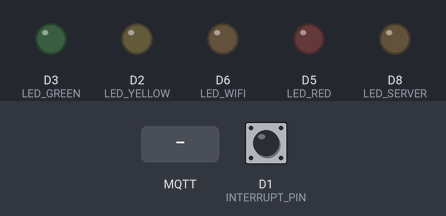
A sketch run on a simulated ESP8266 (NodeMCU). Parts: output pins drawn as LEDs (lit = HIGH). Dashed ring = blinking. Inputs (shaded band) come from the test bench; at power-on: D1 (INTERRUPT_PIN) LOW. WiFi joins after 1.5 s; servers stay silent unless stated; no MQTT or app messages arrive unless stated.

Above: at 1.3 s.
2.8 s: MQTT message "broker/connection3" arrives on the first subscribed topic
At 3.31 s:
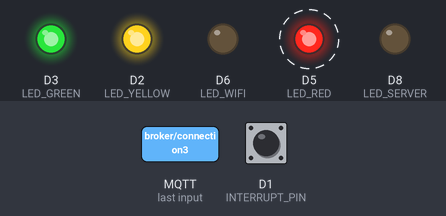
5.8 s: MQTT message "1" arrives on the first subscribed topic
At 6.81 s:
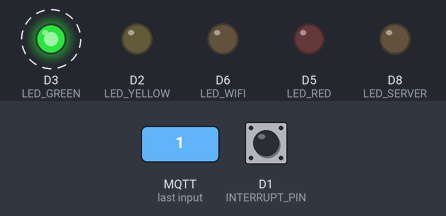
8.8 s: MQTT message "broker/calibration3" arrives on the first subscribed topic
At 9.8 s:
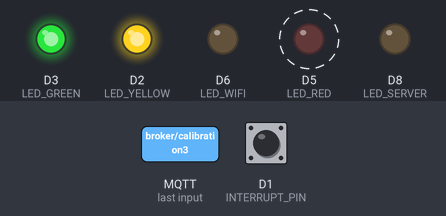
Timing chart, 0 to 17.8 s (numbered marks = the images above; inputs shaded):
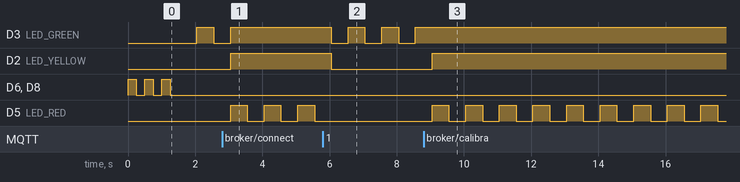

Measured:
- after the input at 2.8 s, D3 (LED_GREEN): goes on until 3.1 s, then stays HIGH; D2 (LED_YELLOW): LOW → HIGH after 0.25 s; D5 (LED_RED): alternates HIGH for 0.50 s and LOW for 0.50 s, starting after 0.25 s
- after the input at 5.8 s, D3 (LED_GREEN): alternates HIGH for 0.50 s and LOW for 0.50 s, starting after 0.25 s; D2 (LED_YELLOW): HIGH → LOW after 0.25 s; D5 (LED_RED): stops changing and stays LOW
- after the input at 8.8 s, D3 (LED_GREEN): stops changing and stays HIGH; D2 (LED_YELLOW): LOW → HIGH after 0.25 s; D5 (LED_RED): alternates HIGH for 0.50 s and LOW for 0.50 s, starting after 0.25 s

The sketch:

zone3.ino
```cpp
#include <ESP8266WiFi.h>
#include <MQTT.h>
#include <Wire.h>
#include <Ticker.h>
#include "MQ135.h"

#define ANALOGPIN A0
#define LED_WIFI D6
#define LED_SERVER D8
#define LED_GREEN D3
#define LED_YELLOW D2
#define LED_RED D5
#define INTERRUPT_PIN D1

//const char ssid[] = "BM652w-nxyKe4";
//const char pass[] = "N6ryT7nUq9";

const char ssid[] = "IotWAP";
const char pass[] = "tamb@871128";

WiFiClient net;
MQTTClient client;
Ticker tickerBlink;
MQ135 gasSensor = MQ135(ANALOGPIN);

String ipAddress;
String payload;
volatile int airLevel = 0;
volatile float airLevelFloat = 0.0;
volatile float dose = 0.0;
volatile unsigned long lastMillis = 0;
volatile unsigned long count = 0; //value from 0 to 4294967295
volatile float RLOAD = 18.0;
volatile float RZERO = 73.0;
volatile int airLevel1 = 600;
volatile int airLevel2 = 1200;
volatile int samplingTime = 15;
volatile int countAir = 0;

void turOffLEDs(){
  digitalWrite(LED_GREEN, LOW);
  digitalWrite(LED_YELLOW, LOW);
  digitalWrite(LED_RED, LOW);
}

void ICACHE_RAM_ATTR increment(){
  count++;
}

void blink(){
  int LED_YELLOW_STATE = digitalRead(LED_YELLOW);
  int LED_RED_STATE = digitalRead(LED_RED);
  if(airLevel<airLevel1){
    // blink only GREEN
    int LED_GREEN_STATE = digitalRead(LED_GREEN);
    digitalWrite(LED_GREEN, !LED_GREEN_STATE);
    digitalWrite(LED_YELLOW, LOW);
    digitalWrite(LED_RED, LOW);
  }
  else if(airLevel<airLevel2){
    // blink GREEN and YELLOW
    int LED_YELLOW_STATE = digitalRead(LED_YELLOW);
    digitalWrite(LED_GREEN, HIGH);
    digitalWrite(LED_YELLOW, !LED_YELLOW_STATE);
    digitalWrite(LED_RED, LOW);
  }
  else{
    // blink GREEN, YELLOW and RED
    int LED_RED_STATE = digitalRead(LED_RED);
    digitalWrite(LED_GREEN, HIGH);
    digitalWrite(LED_YELLOW, HIGH);
    digitalWrite(LED_RED, !LED_RED_STATE);
  }

}

void publish(){
  //String radiation = String(count);
  String radiation = String(dose);
  String airQ = String(airLevel);
  String payload = "{\"radiation\":" +radiation+ ",\"airQuality\":"+airQ+"}";
  client.publish("iot/zone3", payload);
  //Serial.println(payload);
}

void connect() {
  //Serial.print("Checking wifi...");
  tickerBlink.detach();
  detachInterrupt(digitalPinToInterrupt(INTERRUPT_PIN));
  turOffLEDs();
  while (WiFi.status() != WL_CONNECTED) {
    //Serial.print(".");
    digitalWrite(LED_WIFI, HIGH);
    digitalWrite(LED_SERVER, HIGH);
    delay(250);
    digitalWrite(LED_SERVER, LOW);
    digitalWrite(LED_WIFI, LOW);
    delay(250);
  }
  //Serial.print("\nConnecting...");
  while (!client.connect("zone 3", "try", "try")) {
    //Serial.print(".");
    digitalWrite(LED_SERVER, HIGH);
    delay(250);
    digitalWrite(LED_SERVER, LOW);
    delay(250);
  }
  client.subscribe("broker/connection3");
  client.subscribe("broker/calibration3");
  attachInterrupt(digitalPinToInterrupt(INTERRUPT_PIN), increment, RISING);
  tickerBlink.attach_ms(500, blink);
  client.publish("iot/connection/zone3", "connected");
  //Serial.println("\nconnected!");
}


void messageReceived(String &topic, String &m_payload) {
  //Serial.println("incoming: " + topic + " - " + payload);
  String message = m_payload;
  if(topic == "broker/connection3"){
    int commaPosition = message.indexOf(',');
    String l1 = message.substring(0,commaPosition);
    String l2 = message.substring(commaPosition+1);
    char radLevel1Char[l1.length()+1];
    char radLevel2Char[l1.length()+1];
    l1.toCharArray(radLevel1Char, l1.length()+1);
    l2.toCharArray(radLevel2Char, l2.length()+1);
    airLevel1 = atoi(radLevel1Char);
    airLevel2 = atoi(radLevel2Char);
    // Serial.println(radLevel1);
    // Serial.println(radLevel2);
  }
  else if(topic == "broker/calibration3"){
    int commaPosition = message.indexOf(',');
    String rl = message.substring(0,commaPosition);
    message = message.substring(commaPosition+1);
    commaPosition = message.indexOf(',');
    String rz = message.substring(0,commaPosition);
    String st = message.substring(commaPosition+1);
    char sampleTimeChar[st.length()+1];
    st.toCharArray(sampleTimeChar, st.length()+1);
    RLOAD = rl.toFloat();
    RZERO = rz.toFloat();
    samplingTime = atoi(sampleTimeChar);
    // Serial.println(RLOAD);
    // Serial.println(RZERO);
    // Serial.println(samplingTime);
  }
}


void setup() {
  //Serial.begin(115200);
  pinMode(LED_WIFI, OUTPUT);
  pinMode(LED_SERVER, OUTPUT);
  pinMode(LED_GREEN, OUTPUT);
  pinMode(LED_YELLOW, OUTPUT);
  pinMode(LED_RED, OUTPUT);
  pinMode(INTERRUPT_PIN, INPUT);
  WiFi.mode(WIFI_STA);
  WiFi.begin(ssid, pass);
  client.begin("192.168.1.5", net);
  client.onMessage(messageReceived);
  connect();
}

void loop() {
  client.loop();
  delay(10);  // <- fixes some issues with WiFi stability

  if (!client.connected()) {
    connect();
  }

  if (millis() - lastMillis > 1000) {
    lastMillis = millis();
    countAir++;
    //airLevelFloat += gasSensor.getPPM(RLOAD, RZERO);
    airLevelFloat += gasSensor.getVoltage();
    if(countAir>=samplingTime){
      float x = float(count)/float(samplingTime);
      dose = 0.8225 * x;
      count = (int)x;
      airLevelFloat = airLevelFloat / float(samplingTime);
      airLevel = (int)airLevelFloat;
      publish();
      countAir = 0;
      airLevelFloat = 0.0;
      count = 0;
    }
  }
}
```
